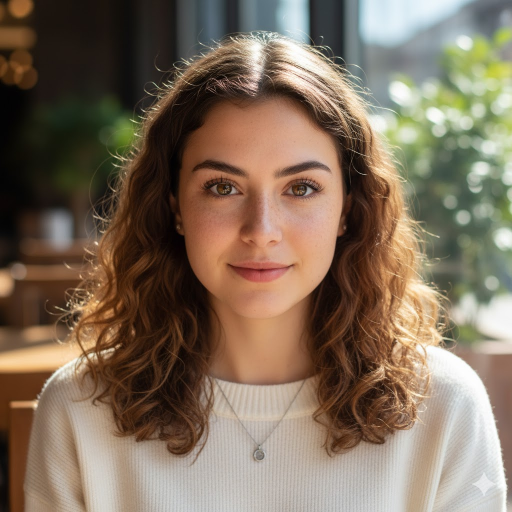
#> input picture ex7/authorized.jpg, 1024 x 1024 px, found by its file name (shown at 1/2 size)
$ python ex7.py
#> lines starting #> are read from the running program, lines starting #| are printed output that depends on the picture
import cv2
import os

# Paths (use raw strings or escape backslashes)
auth_path = r"C:\CV Programs\ex7\authorized.jpg"
live_path = r"C:\CV Programs\ex7\live_face.jpg"

# Quick existence check
if not os.path.exists(auth_path) or not os.path.exists(live_path):
    raise SystemExit("Error: check file paths!")

auth_img = cv2.imread(auth_path, cv2.IMREAD_GRAYSCALE)
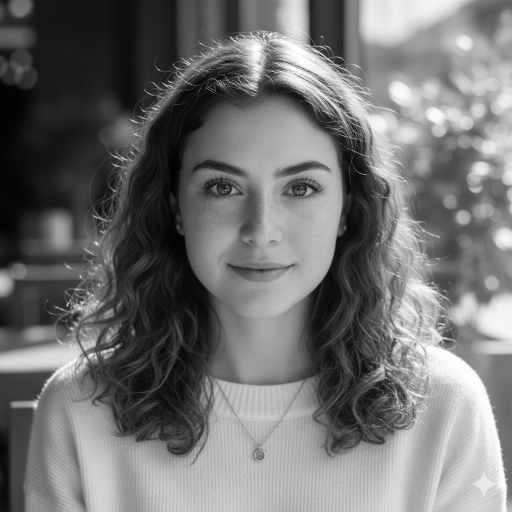
#> auth_img: shape (1024, 1024) (shown at 1/2 size); min 0, max 255, mean 113.4
live_img = cv2.imread(live_path, cv2.IMREAD_GRAYSCALE)
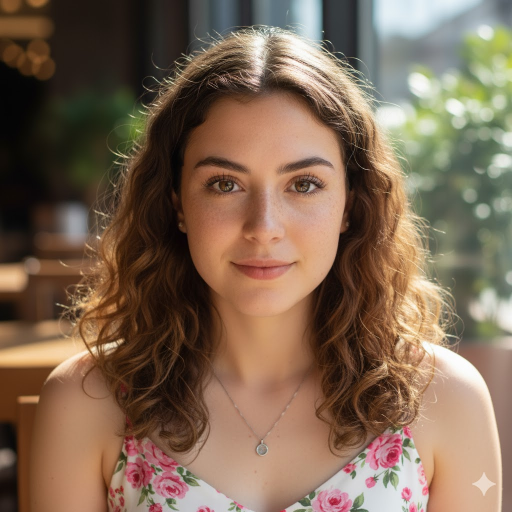
#> input picture ex7/live_face.jpg, 1024 x 1024 px, found by its file name (shown at 1/2 size)
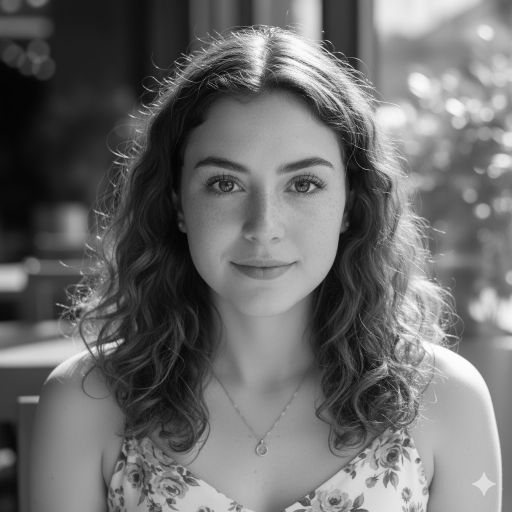
#> live_img: shape (1024, 1024) (shown at 1/2 size); min 0, max 255, mean 108

if auth_img is None or live_img is None:
    raise SystemExit("Error: failed to read one of the images.")

# Optional: resize to speed up and normalize scale (keeps aspect)
def resize_max(img, max_dim=600):
#> called with max_dim = 600
    h, w = img.shape[:2]
#> h = 1024; w = 1024
    if max(h, w) > max_dim:
        scale = max_dim / max(h, w)
#> scale = 0.586
        return cv2.resize(img, (int(w*scale), int(h*scale)))
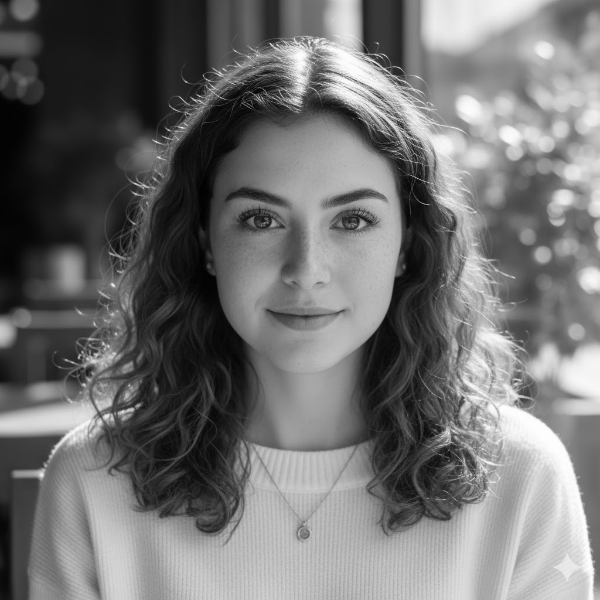
#> returned value: shape (600, 600); min 0, max 255, mean 113.3
    return img

auth_img = resize_max(auth_img)
live_img = resize_max(live_img)
#> call 2 of resize_max, with max_dim = 600
#> in resize_max (call 2), `return cv2.resize(img, (int(w*scale), int(h*scale)))`:
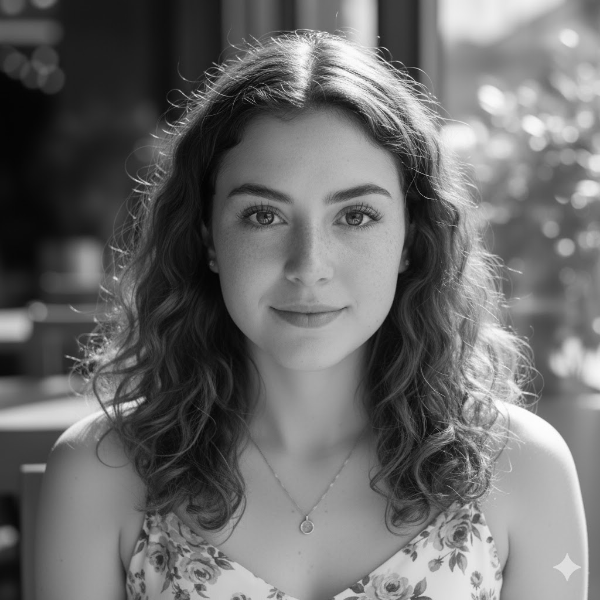
#> returned value: shape (600, 600); min 1, max 254, mean 107.9

orb = cv2.ORB_create(500)  # limit keypoints for speed
kp1, des1 = orb.detectAndCompute(auth_img, None)
#> kp1 = 500 keypoints; strongest (x, y, size): (132, 409, 31), (94, 353, 31), (79, 355, 31), (104, 416, 37.2)
kp2, des2 = orb.detectAndCompute(live_img, None)
#> kp2 = 500 keypoints; strongest (x, y, size): (134, 402, 31), (133, 402, 37.2), (135, 404, 31), (134, 404, 37.2)

if des1 is None or des2 is None:
    raise SystemExit("Error: no descriptors found (face not clear).")

bf = cv2.BFMatcher(cv2.NORM_HAMMING, crossCheck=True)
matches = bf.match(des1, des2)
#> matches = 231 matches
matches = sorted(matches, key=lambda x: x.distance)

# Use ratio of good matches to keypoints rather than raw count
good_matches = [m for m in matches if m.distance < 60]  # distance threshold tweakable
#> good_matches = 203 matches
score = len(good_matches) / max(1, min(len(kp1), len(kp2)))  # normalized score
#> score = 0.406

print(f"Good matches: {len(good_matches)}, Score: {score:.2f}")
#| Good matches: 203, Score: 0.41

# Decision threshold (tune between 0.1 and 0.4 depending on dataset)
if score > 0.18:
    print("Authorized User [OK]")
else:
    print("Unauthorized User [X]")


# Visualize top matches
vis = cv2.drawMatches(auth_img, kp1, live_img, kp2, matches[:20], None, flags=2)
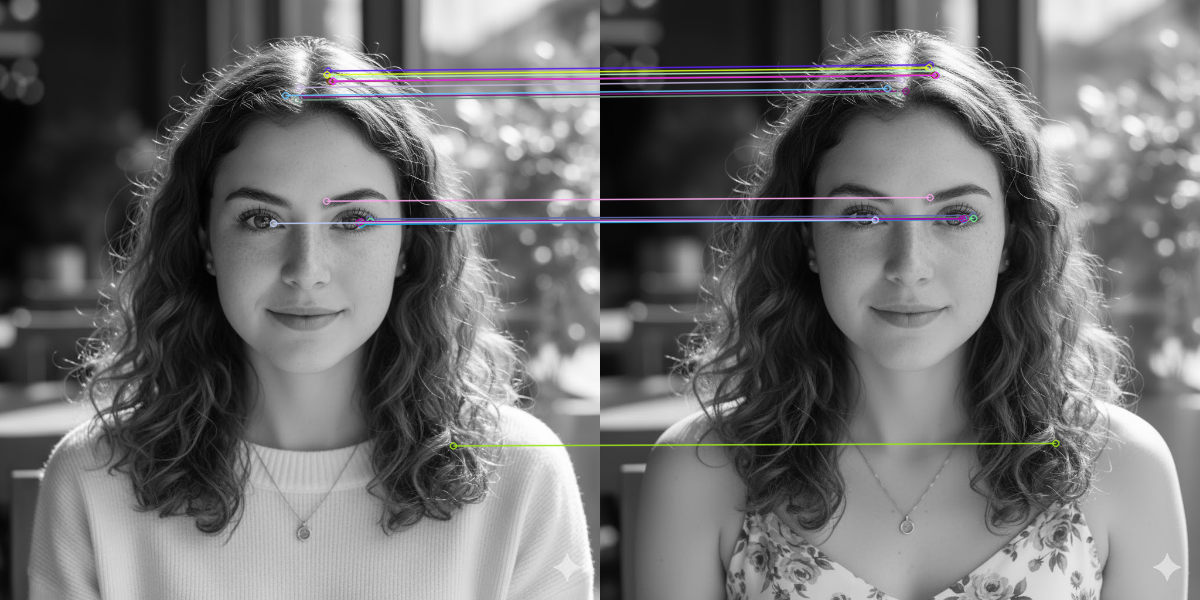
#> vis: shape (600, 1200, 3); mean of channels 0, 1, 2 111.8, 111.3, 111.6; drawn as B, G, R
cv2.imshow("Matches", vis)
cv2.waitKey(0)
cv2.destroyAllWindows()
